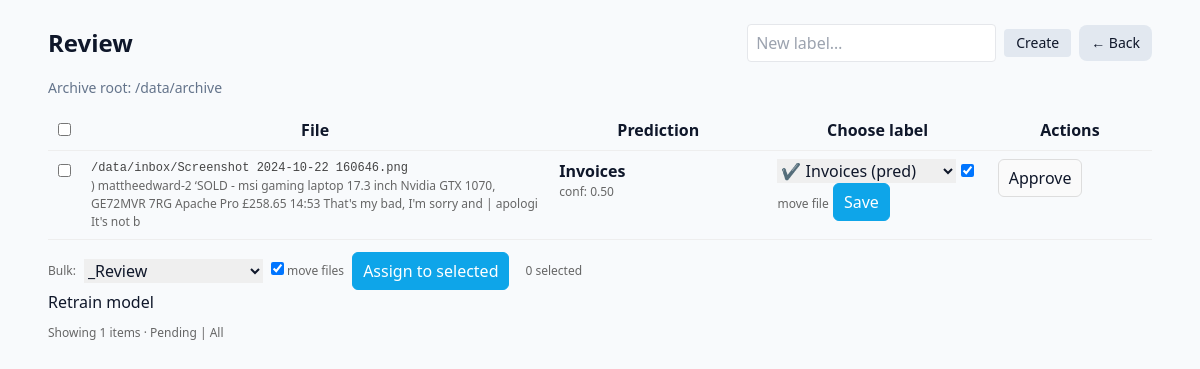
The page /review on the database as committed earlier.
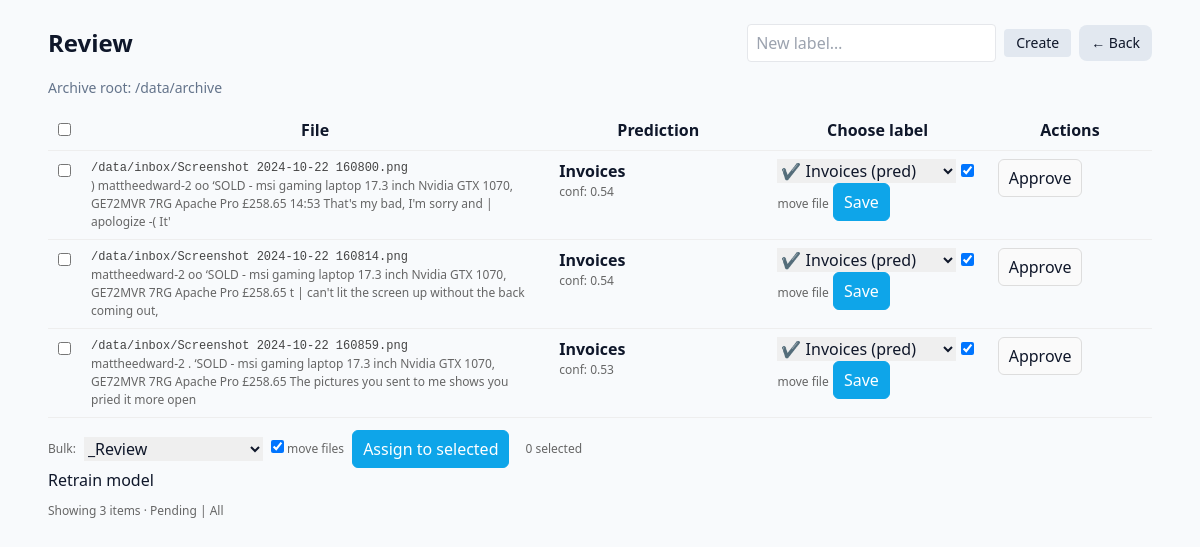
The same page on the database as committed later.
### tables this page shows
CREATE TABLE ml_samples (
  file_hash       TEXT PRIMARY KEY,
  path            TEXT,
  text            TEXT,
  predicted_label TEXT,
  confidence      REAL,
  created_at      TIMESTAMP DEFAULT CURRENT_TIMESTAMP,
  updated_at      TIMESTAMP DEFAULT CURRENT_TIMESTAMP
);

### nas_file_organizer/web/review_router.py (the view)
@router.get("", response_class=HTMLResponse, name="review_page")  # -> GET /review
def review_page(request: Request, only_pending: int = 1):
    sql = """
      SELECT s.file_hash, s.path, s.text, s.predicted_label, s.confidence,
             (SELECT label FROM ml_labels WHERE file_hash = s.file_hash) AS gold_label
      FROM ml_samples AS s
      ORDER BY s.created_at DESC LIMIT 100
    """
    with db() as con:
        rows = con.execute(sql).fetchall()
    if only_pending:
        rows = [r for r in rows if r["gold_label"] is None]
    return templates.TemplateResponse("review.html", {
        "request": request,
        "rows": rows,
        "labels": _labels(),
        "archive_root": ARCHIVE_ROOT
    })

### templates/review.html (shortened to what this page needs)
<!doctype html>
<html>
<head>
  <script src="https://cdn.tailwindcss.com"></script>
</head>
<body class="bg-slate-50 text-slate-900">
  <div class="max-w-6xl mx-auto p-6">
    <div class="flex items-center justify-between mb-4">
      <h1 class="text-2xl font-bold">Review</h1>
      <div class="flex items-center gap-2">
        <form method="post" action="/review/labels/new" class="flex items-center gap-2">
          <input type="text" name="name" placeholder="New label…" class="px-2 py-1 border rounded">
          <button class="px-3 py-1 rounded bg-slate-200 hover:bg-slate-300 text-sm" type="submit">Create</button>
        </form>
        <a href="/" class="px-3 py-2 rounded-lg bg-slate-200 hover:bg-slate-300 text-sm">← Back</a>
      </div>
    </div>
    <p class="text-slate-500 text-sm mb-3">Archive root: {{ archive_root }}</p>
    <table>
      <thead>
        <tr>
          <th style="width:2%"><input type="checkbox" id="checkAll"/></th>
          <th>File</th>
          <th>Prediction</th>
          <th>Choose label</th>
          <th class="actions">Actions</th>
        </tr>
      </thead>
      <tbody>
        {% for r in rows %}
        <tr>
          <td>
            <input type="checkbox" name="file_hash" value="{{ r['file_hash'] }}" class="rowCheck" form="bulkForm"/>
          </td>
          <td style="width:43%">
            <div class="path">{{ r["path"] }}</div>
            <div class="muted">{{ (r["text"] or "")[:160] }}</div>
          </td>
          <td style="width:20%">
            <div><strong>{{ r["predicted_label"] or "—" }}</strong></div>
            <div class="muted conf">conf: {{ '%.2f' % (r["confidence"] or 0) }}</div>
          </td>
          <td style="width:20%">
            <form class="inline" method="post" action="/review/submit">
              <select name="corrected_label">
                {% if r["predicted_label"] %}
                  <option value="{{ r['predicted_label'] }}">✔ {{ r['predicted_label'] }} (pred)</option>
                {% endif %}
              </select>
              <label class="muted"><input type="checkbox" name="move_file" value="1" checked/> move file</label>
              <button class="btn primary" type="submit">Save</button>
            </form>
          </td>
          <td class="actions" style="width:15%">
            {% if r["predicted_label"] %}
            <form class="inline" method="post" action="/review/submit">
              <button class="btn" type="submit">Approve</button>
            </form>
            {% endif %}
          </td>
        </tr>
        {% endfor %}
      </tbody>
    </table>
    <form method="post" action="/review/bulk" id="bulkForm" style="margin-top:12px; display:flex; gap:8px; align-items:center;">
      <span class="muted">Bulk:</span>
      <select name="corrected_label">
        <option value="_Review">_Review</option>
      </select>
      <label class="muted"><input type="checkbox" name="move_file" value="1" checked/> move files</label>
      <button class="btn primary" type="submit">Assign to selected</button>
      <span id="selCount" class="muted" style="margin-left:8px;">0 selected</span>
    </form>
    <form method="post" action="/review/retrain">
      <button type="submit">Retrain model</button>
    </form>
    <div class="row muted" style="margin-top:10px;">
      Showing {{ rows|length }} items ·
      <a href="/review?only_pending=1">Pending</a> |
      <a href="/review?only_pending=0">All</a>
    </div>
  </div>
</body>
</html>

### templates/review.html (style rules this page uses)
table { width: 100%; border-collapse: collapse; }
th, td { padding: 8px 10px; border-bottom: 1px solid #eee; vertical-align: top; }
.muted { color: #666; font-size: 12px; }
.conf { font-variant-numeric: tabular-nums; }
.path { font-family: ui-monospace, SFMono-Regular, Menlo, monospace; font-size: 12px; color:#444; }
.actions { white-space: nowrap; }
.btn { padding: 6px 10px; border: 1px solid #ddd; border-radius: 6px; background: #fafafa; cursor: pointer; }
.btn.primary { background: #0ea5e9; color: white; border-color: #0ea5e9; }
select, input[type=text] { padding: 6px 8px; }

Rows that differ between the two databases and show on the page:
no longer on this page (row edited): ml_samples: path "/data/inbox/Screenshot 2024-10-22 160646.png", text ") mattheedward-2 ‘SOLD - msi gaming laptop 17.3 inch Nvidia GTX 1070, GE72MVR 7RG Apache Pro £258.65 14:53 That's my bad, I'm sorry and | apologi It's not b", predicted_label "Invoices", confidence "0.50", corrected_label "✔ Invoices (pred)"
added ml_samples: path "/data/inbox/Screenshot 2024-10-22 160800.png", text ") mattheedward-2 oo ‘SOLD - msi gaming laptop 17.3 inch Nvidia GTX 1070, GE72MVR 7RG Apache Pro £258.65 14:53 That's my bad, I'm sorry and | apologize -( It'", predicted_label "Invoices", confidence "0.54", corrected_label "✔ Invoices (pred)"
added ml_samples: path "/data/inbox/Screenshot 2024-10-22 160814.png", text "mattheedward-2 oo ‘SOLD - msi gaming laptop 17.3 inch Nvidia GTX 1070, GE72MVR 7RG Apache Pro £258.65 t | can't lit the screen up without the back coming out,", predicted_label "Invoices", confidence "0.54", corrected_label "✔ Invoices (pred)"
added ml_samples: path "/data/inbox/Screenshot 2024-10-22 160859.png", text "mattheedward-2 . ‘SOLD - msi gaming laptop 17.3 inch Nvidia GTX 1070, GE72MVR 7RG Apache Pro £258.65 The pictures you sent to me shows you pried it more open", predicted_label "Invoices", confidence "0.53", corrected_label "✔ Invoices (pred)"
Other text that changed with them:
{{ rows|length }}: "1" → "3"
